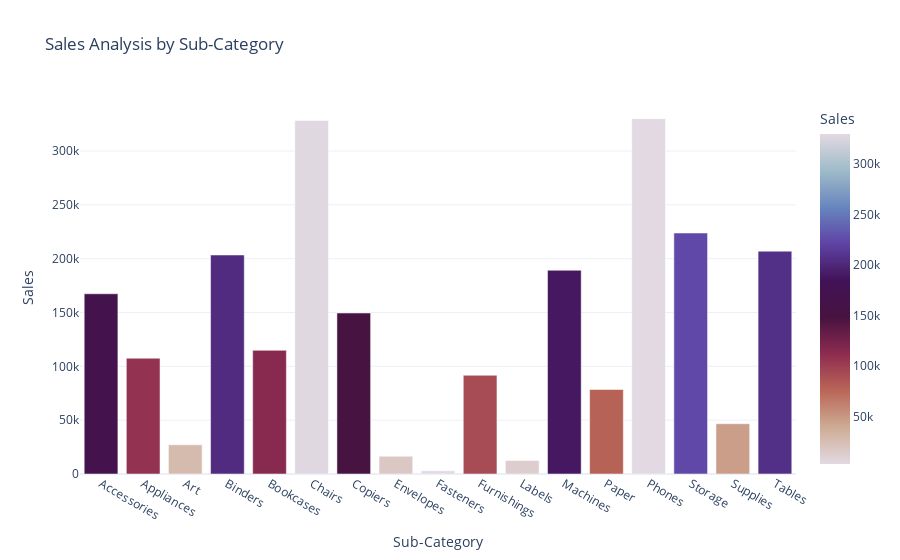

Notebook cell for this chart:
### Code cell
sales_by_subcategory = data.groupby('Sub-Category')['Sales'].sum().reset_index()
fig = px.bar(sales_by_subcategory, 
             x='Sub-Category', 
             y='Sales', 
             title='Sales Analysis by Sub-Category',
             color='Sales',
    color_continuous_scale='twilight_r')
fig.show()

### Figure 1 — Plotly figure (JSON) as saved in the notebook; plotly's stock layout.template omitted (floating-point values rounded to 4 significant figures)
{"data": [{"alignmentgroup": "True", "hovertemplate": "Sub-Category=%{x}<br>Sales=%{marker.color}<extra></extra>", "legendgroup": "", "marker": {"color": [167400.0, 107500.0, 27120.0, 203400.0, 114900.0, 328400.0, 149500.0, 16480.0, 3024.0, 91710.0, 12490.0, 189200.0, 78480.0, 330000.0, 223800.0, 46670.0, 207000.0], "coloraxis": "coloraxis", "pattern": {"shape": ""}}, "name": "", "offsetgroup": "", "orientation": "v", "showlegend": false, "textposition": "auto", "type": "bar", "x": ["Accessories", "Appliances", "Art", "Binders", "Bookcases", "Chairs", "Copiers", "Envelopes", "Fasteners", "Furnishings", "Labels", "Machines", "Paper", "Phones", "Storage", "Supplies", "Tables"], "xaxis": "x", "y": [167400.0, 107500.0, 27120.0, 203400.0, 114900.0, 328400.0, 149500.0, 16480.0, 3024.0, 91710.0, 12490.0, 189200.0, 78480.0, 330000.0, 223800.0, 46670.0, 207000.0], "yaxis": "y"}], "layout": {"barmode": "relative", "coloraxis": {"colorbar": {"title": {"text": "Sales"}}, "colorscale": [[0, "#e2d9e2"], [0.1111, "#ceac94"], [0.2222, "#ba6657"], [0.3333, "#8e2c50"], [0.4444, "#471340"], [0.5556, "#421257"], [0.6667, "#5e43a5"], [0.7778, "#6785be"], [0.8889, "#9ebbc9"], [1, "#e2d9e2"]]}, "legend": {"tracegroupgap": 0}, "title": {"text": "Sales Analysis by Sub-Category"}, "xaxis": {"anchor": "y", "domain": [0, 1], "title": {"text": "Sub-Category"}}, "yaxis": {"anchor": "x", "domain": [0, 1], "title": {"text": "Sales"}}}}
